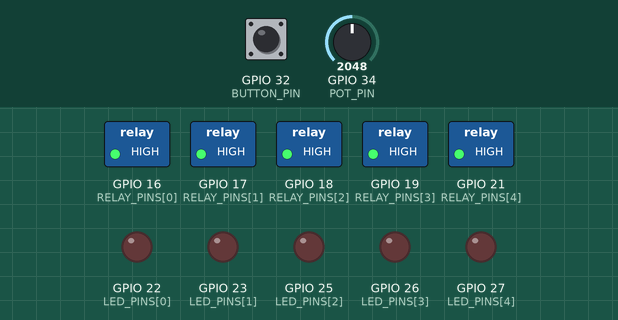
Bench run of a sketch on a simulated ESP32. On the bench: switched loads named in the sketch (green lamp = pin HIGH), output pins drawn as LEDs (lit = HIGH). The inputs (shaded band) are chosen by the test bench; at power-on: GPIO 34 (POT_PIN) = 2048, GPIO 32 (BUTTON_PIN) HIGH (analog values on the 0–4095 scale). WiFi joins after 1.5 s; servers stay silent unless stated; uploads are accepted with an empty reply; what the sketch prints to the serial monitor is not drawn.

Above: at 2.7 s.
2.8 s: GPIO 34 (POT_PIN) set to 2082
At 3.1 s:
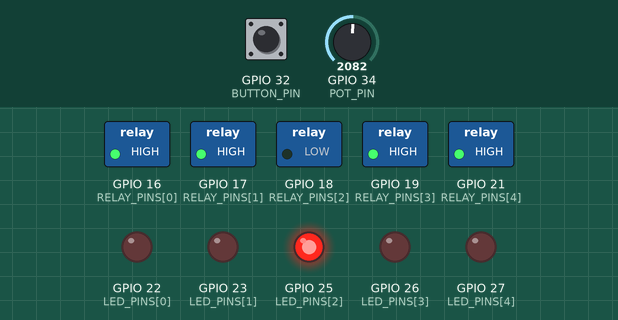
4.3 s: GPIO 32 (BUTTON_PIN) pulled LOW for 0.15 s
At 5.0 s:
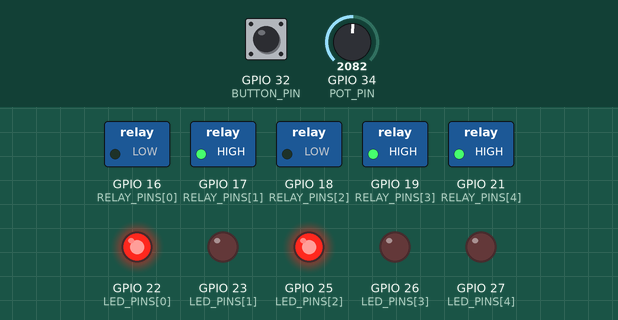
5.9 s: GPIO 34 (POT_PIN) set to 2047
At 6.7 s:
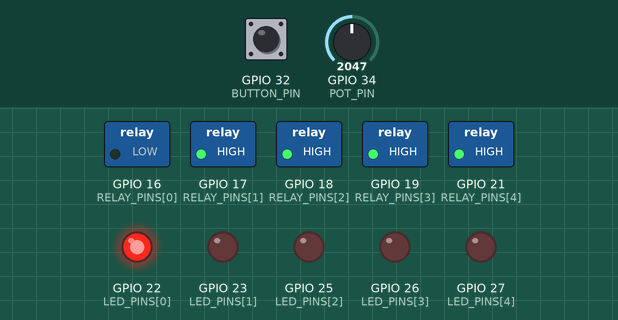
7.4 s: GPIO 32 (BUTTON_PIN) pulled LOW for 1 s
At 8.6 s:
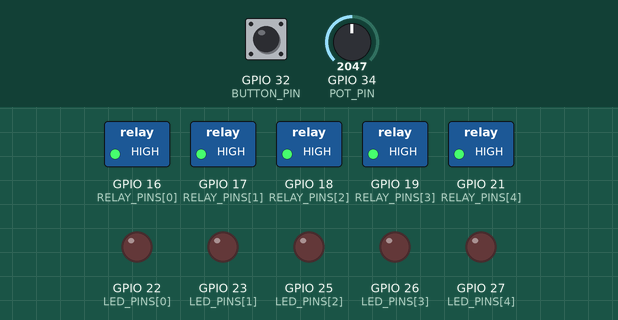
11.4 s: GPIO 32 (BUTTON_PIN) pulled LOW for 3.2 s
At 12.7 s:
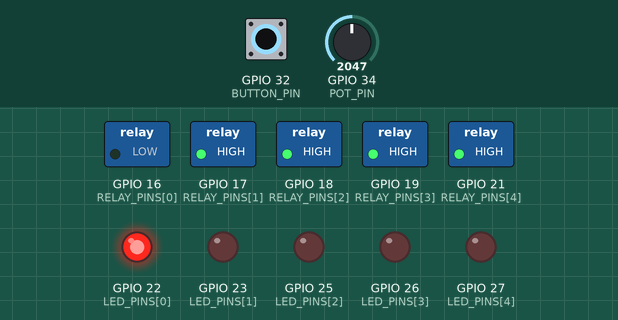
16.1 s: GPIO 34 (POT_PIN) set to 2866
At 16.8 s:
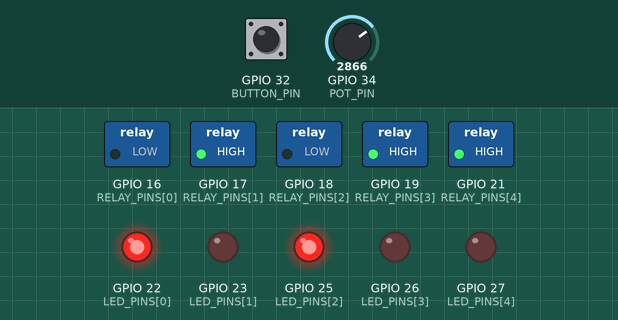
Timing chart, 0 to 18.6 s (numbered marks = the images above; inputs shaded):
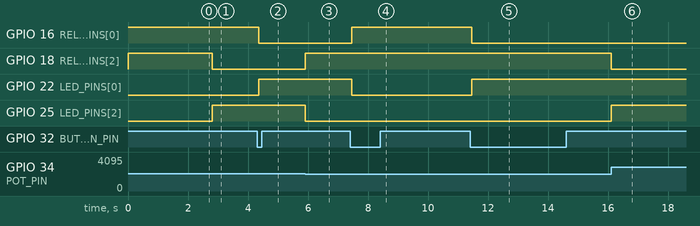

Measured:
- the behaviour switches between 2048 and 2049 on GPIO 34 (POT_PIN) (found by bisection; images 0 and 1)
- after the input at 2.8 s, GPIO 18 (RELAY_PINS[2]): HIGH → LOW at once; GPIO 25 (LED_PINS[2]): LOW → HIGH at once
- after the input at 4.3 s, GPIO 16 (RELAY_PINS[0]): HIGH → LOW after 0.05 s; GPIO 22 (LED_PINS[0]): LOW → HIGH after 0.05 s
- after the input at 5.9 s, GPIO 18 (RELAY_PINS[2]): LOW → HIGH at once; GPIO 25 (LED_PINS[2]): HIGH → LOW at once
- after the input at 7.4 s, GPIO 16 (RELAY_PINS[0]): LOW → HIGH after 0.05 s; GPIO 22 (LED_PINS[0]): HIGH → LOW after 0.05 s
- after the input at 11.4 s, GPIO 16 (RELAY_PINS[0]): HIGH → LOW after 0.05 s; GPIO 22 (LED_PINS[0]): LOW → HIGH after 0.05 s
- after the input at 16.1 s, GPIO 18 (RELAY_PINS[2]): HIGH → LOW at once; GPIO 25 (LED_PINS[2]): LOW → HIGH at once

The sketch:

pseudo.ino
```cpp
// Office Device Monitor - ESP32 Firmware
// Room: Work Room 1 (Fan1, Fan2, Light1, Light2, Light3)
//
// Local Wokwi demo mode uses the potentiometer as a synthetic load level so the
// reported current visibly changes even though the simulator has no AC mains.
// Set DEMO_MODE to false for real-hardware use with a calibrated INA219.
// ============================================================

#include <Adafruit_INA219.h>
#include <ArduinoJson.h>
#include <HTTPClient.h>
#include <WiFi.h>
#include <Wire.h>

// ---------- CONFIG ----------
const char *WIFI_SSID = "Wokwi-GUEST";
const char *WIFI_PASSWORD = "";
const char *BACKEND_URL = "http://host.wokwi.internal:4000/api/devices/report";
const char *ROOM_ID = "work_room_1";
const unsigned long REPORT_INTERVAL_MS = 5000;

const bool DEMO_MODE = true;
const float MAINS_VOLTAGE = 220.0f;
const float DEMO_EXTRA_CURRENT_MA = 450.0f;
const unsigned long BUTTON_DEBOUNCE_MS = 50;
const unsigned long WIFI_CONNECT_TIMEOUT_MS = 15000;

// ---------- PIN MAP ----------
const int RELAY_PINS[5] = {16, 17, 18, 19, 21};
const int LED_PINS[5] = {22, 23, 25, 26, 27};
const char *DEVICE_IDS[5] = {"fan1", "fan2", "light1", "light2", "light3"};
const char *DEVICE_TYPES[5] = {"fan", "fan", "light", "light", "light"};
const float RATED_WATTS[5] = {60.0, 60.0, 15.0, 15.0, 15.0};

const int BUTTON_PIN = 32;
const int POT_PIN = 34;

Adafruit_INA219 ina219;

bool deviceState[5] = {false, false, false, false, false};
unsigned long lastChanged[5] = {0, 0, 0, 0, 0};
unsigned long lastReport = 0;
bool sensorReady = false;

bool lastButtonReading = HIGH;
bool buttonStableState = HIGH;
unsigned long lastButtonChangeMs = 0;

bool potStableDeviceState = false;

// ---------- HELPERS ----------
void setDevice(int idx, bool on) {
  if (deviceState[idx] == on) {
    return;
  }

  deviceState[idx] = on;
  lastChanged[idx] = millis();
  digitalWrite(RELAY_PINS[idx], on ? LOW : HIGH);
  digitalWrite(LED_PINS[idx], on ? HIGH : LOW);
  Serial.printf("[%s] -> %s\n", DEVICE_IDS[idx], on ? "ON" : "OFF");
}

bool connectWiFi(unsigned long timeoutMs = WIFI_CONNECT_TIMEOUT_MS) {
  Serial.printf("Connecting to WiFi %s", WIFI_SSID);
  WiFi.mode(WIFI_STA);
  WiFi.setAutoReconnect(true);
  WiFi.begin(WIFI_SSID, WIFI_PASSWORD);

  unsigned long start = millis();
  while (WiFi.status() != WL_CONNECTED && (millis() - start) < timeoutMs) {
    delay(500);
    Serial.print(".");
  }

  if (WiFi.status() != WL_CONNECTED) {
    Serial.println("\nWiFi connect timed out");
    return false;
  }

  Serial.println("\nWiFi connected: " + WiFi.localIP().toString());
  return true;
}

float readSimulatedCurrent_mA(float potLevel) {
  float totalWatts = 0.0f;
  for (int i = 0; i < 5; i++) {
    if (deviceState[i]) {
      totalWatts += RATED_WATTS[i];
    }
  }

  float deviceCurrent_mA = (totalWatts / MAINS_VOLTAGE) * 1000.0f;
  float demoCurrent_mA = deviceCurrent_mA + (potLevel * DEMO_EXTRA_CURRENT_MA);
  return demoCurrent_mA;
}

float readCurrent_mA(float potLevel) {
  if (DEMO_MODE) {
    return readSimulatedCurrent_mA(potLevel);
  }

  if (sensorReady) {
    float current_mA = ina219.getCurrent_mA();
    if (current_mA > 0.0f) {
      return current_mA;
    }
  }

  return readSimulatedCurrent_mA(potLevel);
}

float computeRoomWatts() {
  float totalWatts = 0.0f;
  for (int i = 0; i < 5; i++) {
    if (deviceState[i]) {
      totalWatts += RATED_WATTS[i];
    }
  }
  return totalWatts;
}

void reportState() {
  int potRaw = analogRead(POT_PIN);
  float potLevel = potRaw / 4095.0f;
  float measured_mA = readCurrent_mA(potLevel);
  float totalWatts = computeRoomWatts();

  StaticJsonDocument<1024> doc;
  doc["room"] = ROOM_ID;
  doc["timestamp"] = (unsigned long)(millis() / 1000);
  doc["measured_current_mA"] = measured_mA;
  doc["room_total_watts"] = totalWatts;
  doc["demo_mode"] = DEMO_MODE;
  doc["pot_level"] = potLevel;

  JsonArray devices = doc.createNestedArray("devices");
  for (int i = 0; i < 5; i++) {
    JsonObject d = devices.createNestedObject();
    d["id"] = DEVICE_IDS[i];
    d["type"] = DEVICE_TYPES[i];
    d["status"] = deviceState[i] ? "on" : "off";
    d["power_w"] = deviceState[i] ? RATED_WATTS[i] : 0.0;
    d["last_changed_ms"] = lastChanged[i];
  }

  String payload;
  serializeJson(doc, payload);
  Serial.println("Payload: " + payload);

  if (WiFi.status() != WL_CONNECTED) {
    Serial.println("WiFi not connected, skipping report");
    return;
  }

  HTTPClient http;
  http.begin(BACKEND_URL);
  http.addHeader("Content-Type", "application/json");
  int code = http.POST(payload);
  Serial.printf("POST -> HTTP %d\n", code);

  if (code == 200) {
    String responseString = http.getString();
    StaticJsonDocument<1024> responseDoc;
    DeserializationError error = deserializeJson(responseDoc, responseString);
    if (!error) {
      if (responseDoc.containsKey("commands")) {
        JsonArray commands = responseDoc["commands"].as<JsonArray>();
        for (JsonObject cmd : commands) {
          const char *cmdId = cmd["id"];
          const char *cmdStatus = cmd["status"];
          if (cmdId && cmdStatus) {
            bool turnOn = (strcmp(cmdStatus, "on") == 0);
            for (int i = 0; i < 5; i++) {
              if (strcmp(DEVICE_IDS[i], cmdId) == 0) {
                setDevice(i, turnOn);
                break;
              }
            }
          }
        }
      }
    } else {
      Serial.print("JSON parse error: ");
      Serial.println(error.c_str());
    }
  }
  http.end();
}

void handleButton() {
  bool reading = digitalRead(BUTTON_PIN);

  if (reading != lastButtonReading) {
    lastButtonChangeMs = millis();
    lastButtonReading = reading;
  }

  if ((millis() - lastButtonChangeMs) > BUTTON_DEBOUNCE_MS &&
      reading != buttonStableState) {
    buttonStableState = reading;
    if (buttonStableState == LOW) {
      setDevice(0, !deviceState[0]);
    }
  }
}

void handlePotentiometer() {
  int potRaw = analogRead(POT_PIN);
  bool potOn = potRaw > 2048;

  if (potOn != potStableDeviceState) {
    potStableDeviceState = potOn;
    setDevice(2, potStableDeviceState);
  }
}

// ---------- SETUP ----------
void setup() {
  Serial.begin(115200);
  analogReadResolution(12);

  for (int i = 0; i < 5; i++) {
    pinMode(RELAY_PINS[i], OUTPUT);
    digitalWrite(RELAY_PINS[i], HIGH);
    pinMode(LED_PINS[i], OUTPUT);
    digitalWrite(LED_PINS[i], LOW);
  }

  pinMode(BUTTON_PIN, INPUT_PULLUP);
  pinMode(POT_PIN, INPUT);

  Wire.begin(4, 5);
  sensorReady = ina219.begin();
  if (!sensorReady) {
    Serial.println("INA219 not found - check wiring");
  } else if (!DEMO_MODE) {
    ina219.setCalibration_32V_2A();
  }

  if (!connectWiFi(8000)) {
    Serial.println(
        "Continuing in offline mode so local button tests still work");
  }
}

// ---------- LOOP ----------
void loop() {
  handleButton();
  handlePotentiometer();

  if (millis() - lastReport >= REPORT_INTERVAL_MS) {
    reportState();
    lastReport = millis();
  }
}
```
